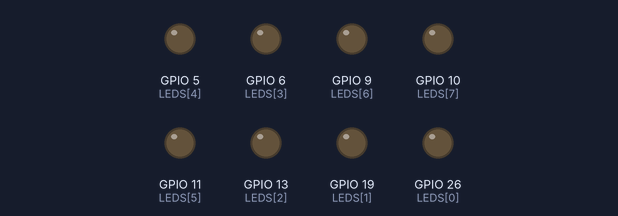
Bench run of a program on a simulated Raspberry Pi (BCM pin numbers). Parts: output pins drawn as LEDs (lit = HIGH).

Above: at 0.5 s.
At 1.5 s:
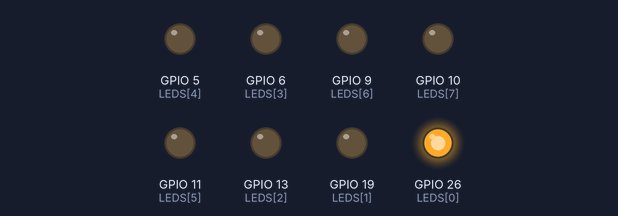
At 2.5 s:
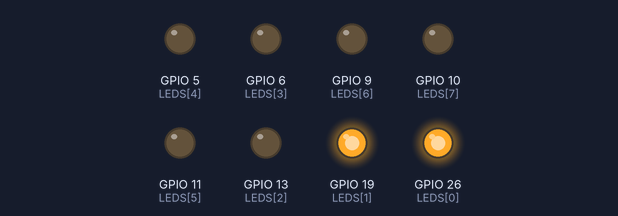
At 4.5 s:
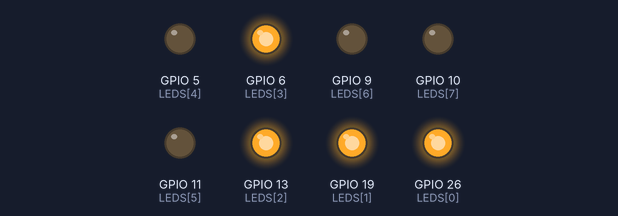
At 6.5 s:
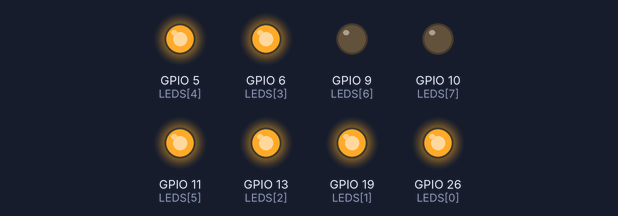
At 9.0 s:
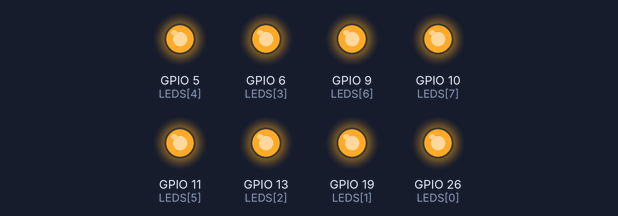
Timing chart, 0 to 13.0 s (numbered marks = the images above):
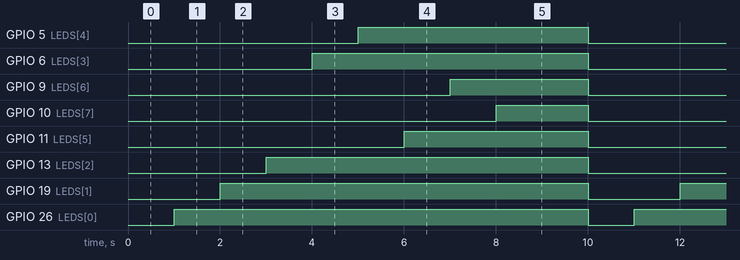

The program:

BarLED.py
```python
#-----------------------------------------------------------------
#            		LED BAR GRAPH
#            		=============
#
# In this project 8 LEDs are connected to the Raspberry Pi. The
# project simulates a bar graph. Each LED is turned ON in steps
# of 11.1. For example, if the value is greater than 88.8 then
# all the LEDs are turned ON
#
# Author: Dogan Ibrahim
# File  : BarLED.py
# Date  : October 2020
#-------------------------------------------------------------------
import RPi.GPIO as GPIO
import time
import random

GPIO.setwarnings(False)
GPIO.setmode(GPIO.BCM)			# GPIO mode BCM

LEDS = (26, 19, 13, 6, 5, 11, 9, 10)	# LED connections

#
# This function sends 8-bit data (0-255) to the port
#
def Port_Output(x, PORT):
   b = bin(x)				# Convert to binary
   b = b.replace("0b", "")		# Remove leading "0b"
   diff = 8 - len(b)			# Find the length
   for i in range (0, diff):
      b = "0" + b			# insert leading 0s

   for i in range (0, 8):
      if b[i] == "1":
         GPIO.output(PORT[i], 1)	# Send 1
      else:
         GPIO.output(PORT[i], 0)	# Send 0
   return

#
# This function displays the bar graph depending on dat
#
def Bar(dat):
   if dat >= 88.8:
      Port_Output(0xFF, LEDS)			# 8 LEDS ON
   elif dat >= 77.7:
      Port_Output(0xFE, LEDS)			# 7 LEDS ON
   elif dat >= 66.6:
      Port_Output(0xFC, LEDS)			# 6 LEDS ON
   elif dat >= 55.5:
      Port_Output(0xF8, LEDS)			# 5 LEDS ON
   elif dat >= 44.4:
      Port_Output(0xF0, LEDS)			# 4 LEDS ON
   elif dat >= 33.3:
      Port_Output(0xE0, LEDS)			# 3 LEDS ON
   elif dat >= 22.2:
      Port_Output(0xC0, LEDS)			# 2 LEDS ON
   elif dat >= 11.1:
      Port_Output(0x80, LEDS)			# 1 LED ON
   else:
      Port_Output(0x0, LEDS)			# NO LEDS ON
   return

#
# Configure the LEDs as outputs and turn them all OFF
#
for led in LEDS:
   GPIO.setup(led, GPIO.OUT)			# LEDs are outputs
   GPIO.output(led, 0)				# All OFF

#
# Start of main program
#
cnt = 10

while True:
   Bar(cnt)					# Display bar
   cnt = cnt + 10
   time.sleep(1)
   if cnt > 100:
     cnt = 10
```

Measured:
- by itself, GPIO 5 (LEDS[4]): alternates HIGH for 5.0 s and LOW for 5.0 s
- by itself, GPIO 6 (LEDS[3]): alternates HIGH for 6.0 s and LOW for 4.0 s
- by itself, GPIO 9 (LEDS[6]): alternates HIGH for 3.0 s and LOW for 7.0 s
- by itself, GPIO 10 (LEDS[7]): alternates HIGH for 2.0 s and LOW for 8.0 s
- by itself, GPIO 11 (LEDS[5]): alternates HIGH for 4.0 s and LOW for 6.0 s
- by itself, GPIO 13 (LEDS[2]): alternates HIGH for 7.0 s and LOW for 3.0 s
- by itself, GPIO 19 (LEDS[1]): alternates HIGH for 8.0 s and LOW for 2.0 s
- by itself, GPIO 26 (LEDS[0]): alternates HIGH for 9.0 s and LOW for 1.0 s
